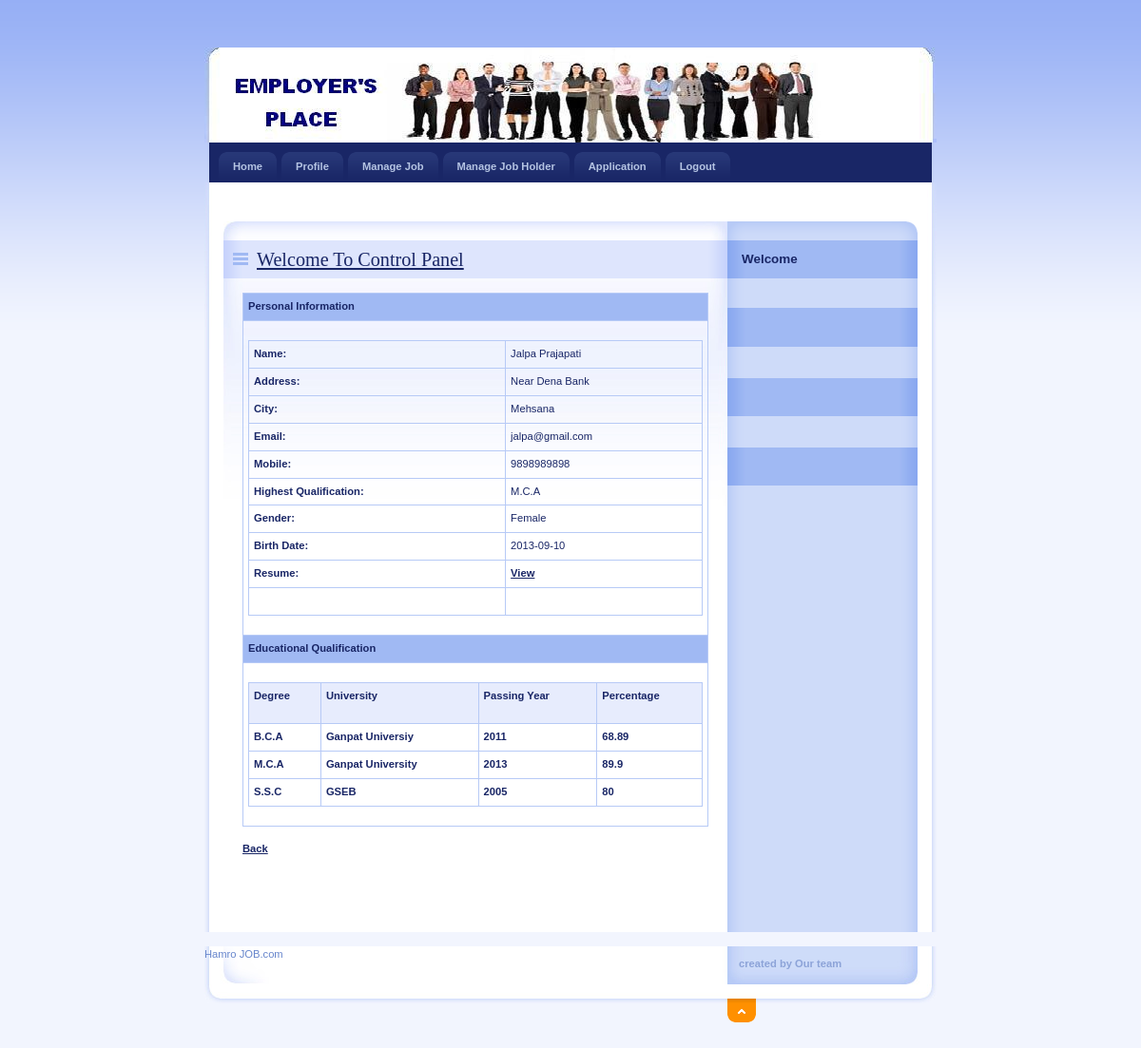
Screenshot of /Employer/ViewBiodata.php?JobSeekId=3 with the database file from the repository.
### tables this page shows
CREATE TABLE `jobseeker_reg` (
  `JobSeekId` int(11) NOT NULL,
  `JobSeekerName` varchar(20) NOT NULL,
  `Address` varchar(100) NOT NULL,
  `City` varchar(20) NOT NULL,
  `Email` varchar(40) NOT NULL,
  `Mobile` bigint(20) NOT NULL,
  `Qualification` varchar(20) NOT NULL,
  `Gender` varchar(10) NOT NULL,
  `BirthDate` date NOT NULL,
  `Resume` varchar(200) NOT NULL,
  `Status` varchar(10) NOT NULL,
  `UserName` varchar(20) NOT NULL,
  `Password` varchar(20) NOT NULL,
  `Question` varchar(100) NOT NULL,
  `Answer` varchar(50) NOT NULL
);

CREATE TABLE `jobseeker_education` (
  `EduId` int(11) NOT NULL,
  `JobSeekId` int(11) NOT NULL,
  `Degree` varchar(20) NOT NULL,
  `University` varchar(100) NOT NULL,
  `PassingYear` mediumint(9) NOT NULL,
  `Percentage` float NOT NULL
);

### Employer/ViewBiodata.php (the view, shortened to what this page needs)
<!DOCTYPE html PUBLIC "-//W3C//DTD XHTML 1.0 Strict//EN" "http://www.w3.org/TR/xhtml1/DTD/xhtml1-strict.dtd">
<html xmlns="http://www.w3.org/1999/xhtml" xml:lang="cs" lang="cs">
<head>
    <link rel="stylesheet" media="screen,projection" type="text/css" href="./css/main.css" />
    <link rel="stylesheet" media="print" type="text/css" href="./css/print.css" />
    <link rel="stylesheet" media="aural" type="text/css" href="./css/aural.css" />
    <link href="../SpryAssets/SpryValidationTextarea.css" rel="stylesheet" type="text/css" />
</head>
<body id="www-url-cz">
<div id="main" class="box">
<?php
include "Header.php"
?>
<?php
include "menu.php"
?>
    <div id="page" class="box">
    <div id="page-in" class="box">
        <div id="strip" class="box noprint">
            <p id="breadcrumbs">&nbsp;</p>
        </div>
        <div id="content">
            <div class="article">
                <h2><span><a href="#">Welcome To Control Panel</a></span></h2>
              <table width="100%" border="0" cellspacing="0" cellpadding="0">
                  <tr>
                    <td bgcolor="#A0B9F3"><strong>Personal Information</strong></td>
                  </tr>
                  <tr>
                    <td>
                    <?php
$ID=$_GET['JobSeekId'];
$con = mysqli_connect("localhost","root","","job");
$sql = "select * from JobSeeker_Reg where JobSeekId='".$ID."'  ";
$result = mysqli_query($con,$sql);
$row = mysqli_fetch_array($result)
?>
                <table width="100%" border="1" cellspacing="2" cellpadding="2">
                  <tr>
                    <td><strong>Name:</strong></td>
                    <td><?php echo $row['JobSeekerName'];?></td>
                  </tr>
                  <tr>
                    <td><strong>Address:</strong></td>
                    <td><?php echo $row['Address'];?></td>
                  </tr>
                  <tr>
                    <td><strong>City:</strong></td>
                    <td><?php echo $row['City'];?></td>
                  </tr>
                  <tr>
                    <td><strong>Email:</strong></td>
                    <td><?php echo $row['Email'];?></td>
                  </tr>
                  <tr>
                    <td><strong>Mobile:</strong></td>
                    <td><?php echo $row['Mobile'];?></td>
                  </tr>
                  <tr>
                    <td><strong>Highest Qualification:</strong></td>
                    <td><?php echo $row['Qualification'];?></td>
                  </tr>
                  <tr>
                    <td><strong>Gender:</strong></td>
                    <td><?php echo $row['Gender'];?></td>
                  </tr>
                  <tr>
                    <td><strong>Birth Date:</strong></td>
                    <td><?php echo $row['BirthDate'];?></td>
                  </tr>
                  <tr>
                    <td><strong>Resume:</strong></td>
                    <td><a href="../upload/<?php echo $row['Resume'];?>" target="_blank"><strong>View</strong></a></td>
                  </tr>
                  <tr>
                    <td>&nbsp;</td>
                    <td>&nbsp;</td>
                  </tr>
                </table>
                    </td>
                  </tr>
                  <tr>
                    <td bgcolor="#A0B9F3"><strong>Educational Qualification</strong></td>
                  </tr>
                  <tr>
                    <td><table width="100%" border="1" cellpadding="1" cellspacing="2" bordercolor="#006699" >
                      <tr>
                        <th height="32" bgcolor="#006699" class="style3"><div align="left" class="style9 style5 style2"><strong>Degree</strong></div></th>
                        <th bgcolor="#006699" class="style3"><div align="left" class="style9 style5 style2"><strong>University</strong></div></th>
                        <th bgcolor="#006699" class="style3"><div align="left" class="style9 style5 style2"><strong>Passing Year</strong></div></th>
                        <th bgcolor="#006699" class="style3"><div align="left" class="style9 style5 style2"><strong>Percentage</strong></div></th>
                      </tr>
                      <?php
					  $ID=$_GET['JobSeekId'];
$con = mysqli_connect("localhost","root","","job");
$sql = "select * from JobSeeker_Education where JobSeekId='".$ID."'";
$result = mysqli_query($con,$sql);
while($row = mysqli_fetch_array($result))
{
$Degree=$row['Degree'];
$Univ=$row['University'];
$Passing=$row['PassingYear'];
$Per=$row['Percentage'];
?>
                      <tr>
                        <td class="style3"><div align="left" class="style9 style5"><strong><?php echo $Degree;?></strong></div></td>
                        <td class="style3"><div align="left" class="style9 style5"><strong><?php echo $Univ;?></strong></div></td>
                        <td class="style3"><div align="left" class="style9 style5"><strong><?php echo $Passing;?></strong></div></td>
                        <td class="style3"><div align="left" class="style9 style5"><strong><?php echo $Per;?></strong></div></td>
                      </tr>
                      <?php
}
?>
                    </table></td>
                  </tr>
                </table>
                <p align="center"><a href="Application.php"><strong>Back</strong></a></p>
              <p class="btn-more box noprint">&nbsp;</p>
          </div>
        </div>
<?php
include "right.php"
?>
    </div>
    </div>
<?php
include "footer.php"
?>
</div>
</body>
</html>

### Employer/css/main.css (style rules this page uses)
* { min-height:1px; }
body { border:0; margin:0; padding:0; background:#F2F5FE url("../design/bg.gif") 0 0 repeat-x; font:70%/160% "verdana",sans-serif; color:#192666; _text-align:center; }
a { color:#192666; }
p { border:0; margin:15px 0; padding:0; }
div { display:block; border:0; margin:0; padding:0; }
h1, h2, h3, h4, h5 { border:0; margin:15px 0 10px 0; padding:0; font-weight:bold; }
h2 { font-size:180%; line-height:100%; font-family:"georgia",serif; font-weight:normal; }
table { display:table; border-collapse:collapse; margin:15px 0; padding:0; border:1px solid #B7CAF6; font-size:100%; }
tr { display:table-row; }
th, td { display: table-cell; border:1px solid #B7CAF6; margin:0; padding:5px; vertical-align:top; text-align:left; }
th { background:#E7ECFD; text-align:center; color:#192666; font-weight:bold; }
a, img, span { border:0; margin:0; padding:0; }
strong, .strong { font-weight:bold; }
.box { min-height:1px; _height:1px; }
.box:after { content:"."; display:block; line-height:0px; font-size:0px; visibility:hidden; clear:both; }
#main { width:770px; margin:50px auto 0 auto; _text-align:left; }
#page { width:770px; min-height:1px; background:#FFF url("../design/bg_page.gif") 0 0 repeat-y; _height:1px; }
#page-in { min-height:1px; padding:10px 0; background:url("../design/bg_page_in.jpg") 0 0 no-repeat; _height:1px; }
#strip { position:relative; clear:both; padding:3px 20px 10px 20px; color:#6182D1; }
#strip p { margin:0; }
#strip #breadcrumbs { width:520px; margin:0; padding:0; }
#content { float:left; width:530px; _width:550px; margin:0; padding:0 0 0 20px; }
#content .article { clear:both; margin:0; padding:20px; background:url("../design/content_article_bg.jpg") 0 0 no-repeat; }
#content .article h2 { margin:0 -20px; padding:10px; background:#DEE5FD url("../design/content_title_bg.gif") 0 0 repeat-y; color:#192666; }
#content .article h2 span { background:url("../design/ico_list.gif") 0 50% no-repeat; padding-left:25px; }
#content .article p { text-align:justify; }
#content .btn-more { margin:0 0 15px 0; padding:0; border:0; position:relative; }

### Employer/css/print.css (style rules this page uses)
body { border:0; margin:0; padding:0; font-size:12pt }
a { color:#000; text-decoration:none; }
h1, h2, h3 { page-break-after:avoid; page-break-inside:avoid; }
table { border-collapse: collapse; border-width:1px; border-style:solid; }
th, td { display:table-cell; border-width:1px; border-style:solid; }
.noprint { display:none; }

### Employer/css/aural.css (style rules this page uses)
body { voice-family:paul,male; volume:loud; speech-rate:slow; richness:90; stress:20; }
h1, h2, h3, h4, h5 { cue-before:url("ping.au"); }
p, table { pause:50ms; }
strong { pitch:medium; pitch-range:60; stress:90; richness:90; }

### Employer/ViewBiodata.php (style rules this page uses)
.style2 { font-weight: bold }
.style3 { font-weight: bold }

### rows the page displays
jobseeker_reg: JobSeekerName "Jalpa Prajapati", Address "Near Dena Bank", City "Mehsana", Email "jalpa@gmail.com", Mobile "9898989898", Qualification "M.C.A", Gender "Female", BirthDate "2013-09-10"
jobseeker_education: Degree "B.C.A", University "Ganpat Universiy", PassingYear "2011", Percentage "68.89"
jobseeker_education: Degree "M.C.A", University "Ganpat University", PassingYear "2013", Percentage "89.9"
jobseeker_education: Degree "S.S.C", University "GSEB", PassingYear "2005", Percentage "80"
